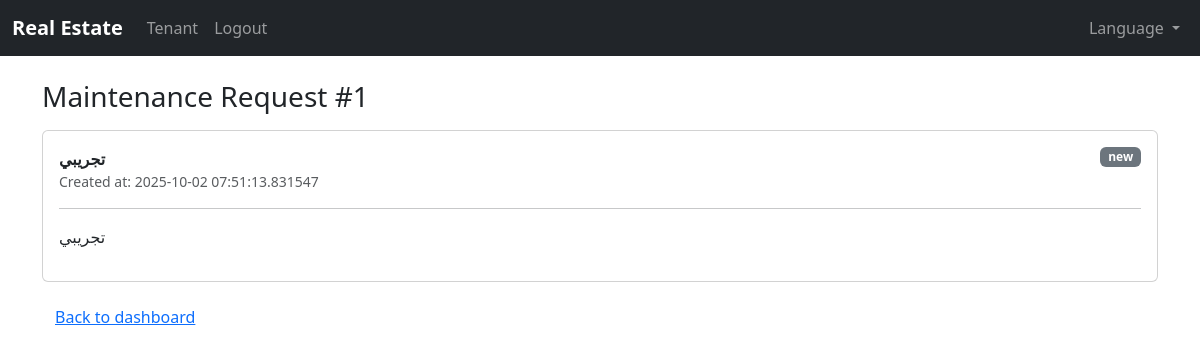
The page /tenant/maintenance/1 (signed in) on the database as committed earlier.
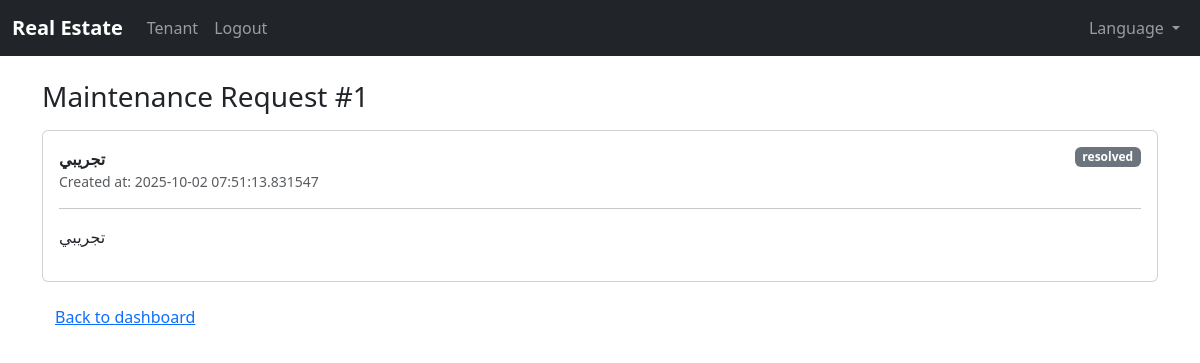
The same page on the database as committed later.
### app/models.py (models this page shows)
class TimestampMixin:
    created_at = db.Column(db.DateTime, default=datetime.utcnow, nullable=False)
    updated_at = db.Column(db.DateTime, default=datetime.utcnow, onupdate=datetime.utcnow)

class MaintenanceRequest(db.Model, TimestampMixin):
    __tablename__ = "maintenance_requests"
    id = db.Column(db.Integer, primary_key=True)
    tenant_id = db.Column(db.Integer, db.ForeignKey("users.id"), nullable=False, index=True)
    property_id = db.Column(db.Integer, db.ForeignKey("properties.id"), nullable=True, index=True)
    title = db.Column(db.String(200), nullable=False)
    description = db.Column(db.Text, nullable=False)
    status = db.Column(db.String(50), nullable=False, default="new")  # new, in_progress, resolved, closed
    notes = db.Column(db.Text)

### app/tenant/routes.py (the view)
@tenant_bp.route("/maintenance/<int:request_id>")
@login_required
@tenant_required
def maintenance_show(request_id: int):
    m = (
        MaintenanceRequest.query.filter_by(id=request_id, tenant_id=current_user.id)
        .first()
    )
    if not m:
        return abort(404)
    return render_template("tenant/maintenance_show.html", m=m)

### app/__init__.py (called while the page is built)
def select_locale():
    from flask import session, request
    lang = session.get("lang")
    if lang:
        return lang
    return request.accept_languages.best_match(Config.LANGUAGES.keys())

### app/models.py (called while the page is built)
    @property
    def is_tenant(self) -> bool:
        return self.role == "tenant"

### app/tenant/routes.py (called while the page is built)
def tenant_required(func):
    from functools import wraps
    @wraps(func)
    def wrapper(*args, **kwargs):
        if not current_user.is_authenticated or not current_user.is_tenant:
            return abort(403)
        return func(*args, **kwargs)
    return wrapper

### app/templates/tenant/maintenance_show.html (shortened to what this page needs)
{% extends 'base.html' %}
{% block content %}
<h3 class="mb-3">{{ _('Maintenance Request') }} #{{ m.id }}</h3>
<div class="card">
  <div class="card-body">
    <div class="d-flex justify-content-between align-items-start">
      <div>
        <div class="fw-bold">{{ m.title }}</div>
        <div class="text-muted small">{{ _('Created at') }}: {{ m.created_at }}</div>
      </div>
      <span class="badge text-bg-secondary">{{ m.status }}</span>
    </div>
    <hr>
    <p>{{ m.description }}</p>
  </div>
</div>
<a class="btn btn-link mt-3" href="{{ url_for('tenant.dashboard') }}">{{ _('Back to dashboard') }}</a>
{% endblock %}

Rows that differ between the two databases and show on the page:
changed MaintenanceRequest "تجريبي": status "new" → "resolved"
